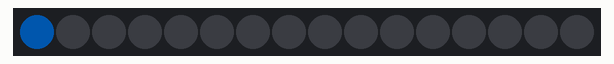
This sketch was run on a simulated Arduino Uno, built with avr-gcc and run on an emulated ATmega328P. Parts: 16 RGB LEDs in strip order, left to right. Dim RGB values are drawn brighter than linear.

Above: at 1.1 s.
At 4.1 s:
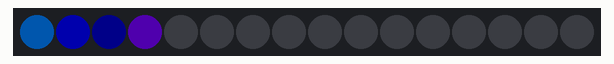
At 6.1 s:
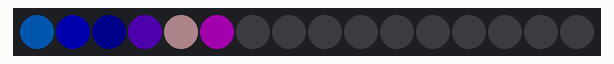
At 8.1 s:
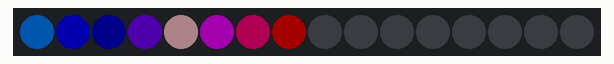
At 12.1 s:
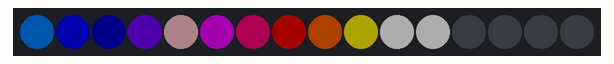
At 16.1 s:
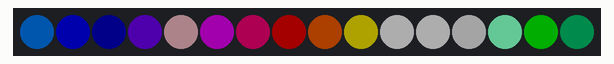

The sketch:

static.ino.ino
```cpp
// RGBW (Red Green Blue White Neo-Pixel starter code
// 16 LEDS with no loop inside of void loop()
// CW Coleman 170413

#include <Adafruit_NeoPixel.h>
#ifdef __AVR__
  #include <avr/power.h>
#endif

#define PIN 6
#define NUM_LEDS 16
#define BRIGHTNESS 50

Adafruit_NeoPixel strip = Adafruit_NeoPixel(NUM_LEDS, PIN, NEO_GRBW + NEO_KHZ800);

int delayval = 2000; // delay for five seconds

void setup() {
  Serial.begin(500);
  strip.setBrightness(BRIGHTNESS);
  strip.begin();
  strip.show(); // Initialize all pixels to 'off'
}

// Initialize some variables for the void loop()
int led, red, green, blue, white;
int wait = 1000;

void loop() {

  led = 0; red = 0; green = 127; blue = 255; white = 0;
  strip.setPixelColor(led, red, green , blue, white);
  delay(wait);
  strip.show();

  led = 1; red = 0; green = 0; blue = 255; white = 0;
  strip.setPixelColor(led, red, green , blue, white);
  delay(wait);
  strip.show();

  led = 2; red = 0; green = 0; blue = 51; white = 0;
  strip.setPixelColor(led, red, green , blue, white);
  delay(wait);
  strip.show();

  led = 3; red = 120; green = 0; blue = 255; white = 0;
  strip.setPixelColor(led, red, green , blue, white);
  delay(wait);
  strip.show();

  led = 4; red = 255; green = 192; blue = 203; white = 0;
  strip.setPixelColor(led, red, green , blue, white);
  delay(wait);
   strip.show();

  led = 5; red = 240; green = 0; blue = 255; white = 0;
  strip.setPixelColor(led, red, green , blue, white);
  delay(wait);
   strip.show();

  led = 6; red = 255; green = 0; blue = 124; white = 0;
  strip.setPixelColor(led, red, green , blue, white);
  delay(wait);
   strip.show();

    led = 7; red = 192; green = 0; blue = 0; white = 0;
  strip.setPixelColor(led, red, green , blue, white);
  delay(wait);
   strip.show();

    led = 8; red = 243; green = 92; blue = 0; white = 0;
  strip.setPixelColor(led, red, green , blue, white);
  delay(wait);
   strip.show();

    led = 9; red = 255; green = 236; blue = 0; white = 0;
  strip.setPixelColor(led, red, green , blue, white);
  delay(wait);
   strip.show();

    led = 10; red = 0; green = 0; blue = 0; white = 255;
  strip.setPixelColor(led, red, green , blue, white);
  delay(wait);
   strip.show();

    led = 11; red = 255; green = 255; blue = 255; white = 0;
  strip.setPixelColor(led, red, green , blue, white);
  delay(wait);
   strip.show();

    led = 12; red = 192; green = 192; blue = 192; white = 0;
  strip.setPixelColor(led, red, green , blue, white);
  delay(wait);
   strip.show();

    led = 13; red = 0; green = 255; blue = 127; white = 255;
  strip.setPixelColor(led, red, green , blue, white);
  delay(wait);
   strip.show();

   led = 14; red = 0; green = 255; blue = 0; white = 0;
  strip.setPixelColor(led, red, green , blue, white);
  delay(wait);
   strip.show();

   led = 15; red = 0; green = 57; blue = 31; white = 0;
  strip.setPixelColor(led, red, green , blue, white);
  delay(wait);
  strip.show();


}


//Arduino Wires (Yellow 5v, Orange GND, Green ~6)
```
